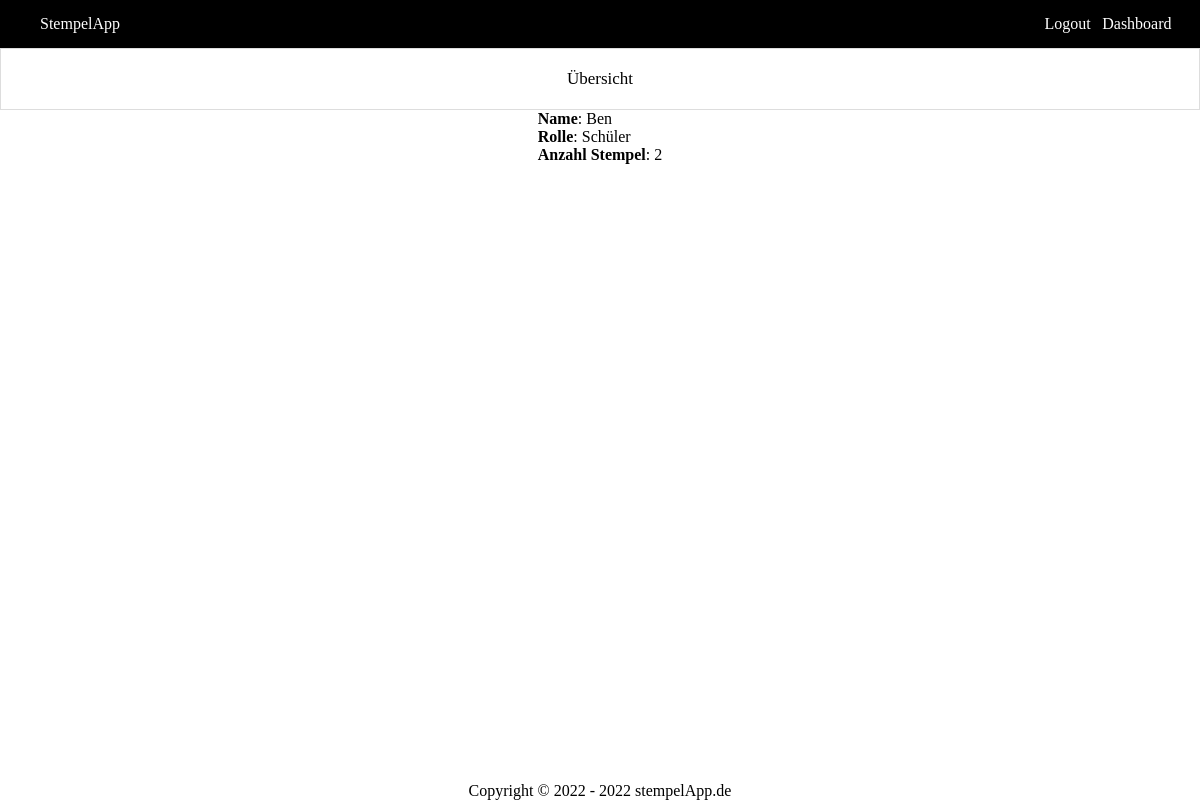
/website/dashboard/user/entity.php?id=2 (signed in), run on the app's committed database.
### tables this page shows
CREATE TABLE Nutzer (Id INTEGER PRIMARY KEY AUTOINCREMENT UNIQUE, Name STRING NOT NULL UNIQUE, Passwort STRING NOT NULL, Rolle INTEGER NOT NULL, Freigeschaltet BOOLEAN);

### website/stempelAppManager.php (called while the page is built, shortened)
<?php
$db = new PDO('sqlite:' . dirname(__FILE__) . '/StempelApp.db');
function getUserById($id)
{
    global $db;
    $query =
        'SELECT *
        FROM Nutzer
        WHERE Id = :id';
    $stmt = $db->prepare($query);
    $stmt->bindParam(":id", $id);
    $stmt->execute();
    $user = $stmt->fetch(PDO::FETCH_ASSOC);
    if ($user['Rolle'] == SCHUELER) {
        $query =
            'SELECT count(s.Id) as "AnzahlStempel"
            FROM Nutzer n, Stempel s
            WHERE n.Id = :id
            AND s.Empfänger = n.Id
            GROUP BY n.Id';
        $stmt = $db->prepare($query);
        $stmt->bindParam(":id", $id);
        $stmt->execute();
        $user['AnzahlStempel'] = $stmt->fetch(PDO::FETCH_ASSOC)['AnzahlStempel'];
    }
    return $user;
}
function isUserStudent($user): bool
{
    return $user['Rolle'] == SCHUELER;
}

### website/dashboard/user/entity.php (the view, shortened to what this page needs)
<?php
require_once "../../stempelAppManager.php";
$selectedUser = getUserById($_GET['id']);
?>
<!DOCTYPE html>
<html lang="en" dir="ltr">
<head>
    <link rel="stylesheet" href="../../css/dashboard.css">
    <link rel="stylesheet" href="../../css/header.css">
    <link rel="stylesheet" href="../../css/footer.css">
    <link rel="stylesheet" href="../../css/config.css">
</head>
<body>
<?php include '../../header.inc.php'; ?>
<?php include 'buttonlist.inc.php'; ?>
<div class="container flex">
    <div class="table">
        <p><b>Name</b>: <?= $selectedUser['Name'] ?></p>
        <p><b>Rolle</b>: <?= ROLLEN_NAMEN[$selectedUser['Rolle']] ?></p>
        <?php if (isUserStudent($selectedUser)) { ?>
            <p><b>Anzahl Stempel</b>: <?= $selectedUser['AnzahlStempel'] ?></p>
        <?php } ?>
    </div>
</div>
<?php include '../../footer.inc.php'; ?>
</body>
</html>

### website/css/dashboard.css (style rules this page uses)
.container { width: 100%; height: 60%; justify-content: space-around; position: absolute; flex-wrap: wrap; align-items: flex-start; }

### website/css/header.css (style rules this page uses)
.flex { display: flex; }

### website/css/config.css (style rules this page uses)
* { margin: 0; padding: 0; border: 0; }
html,body { height: 100%; }

### data on the page
nutzer: Name "Ben", Rolle "Schüler", Id "2"
